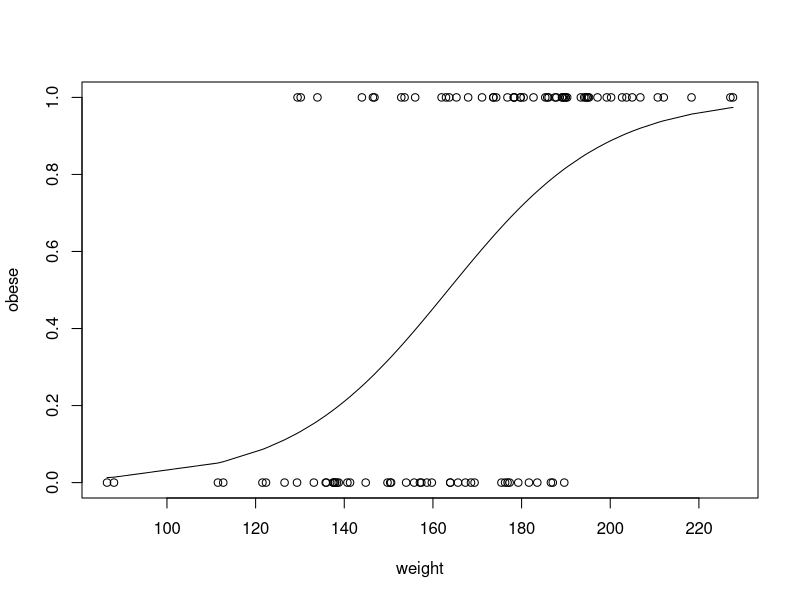
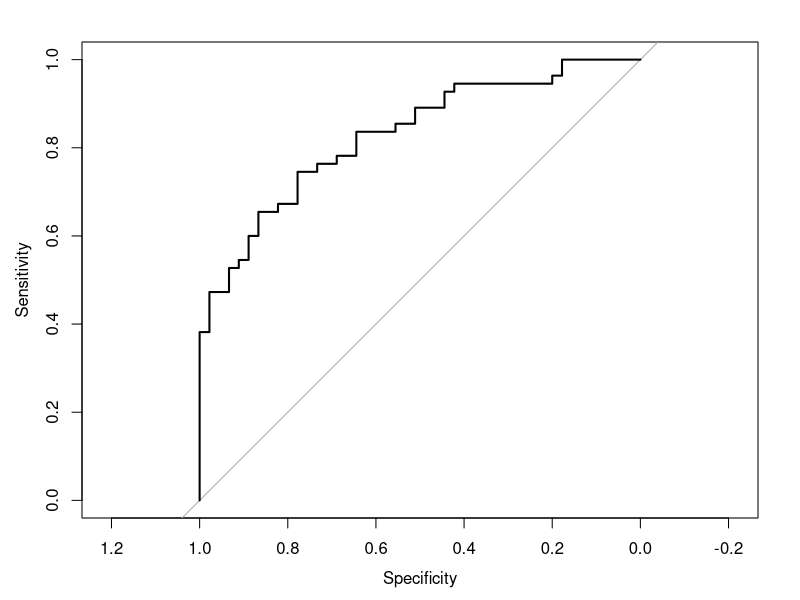
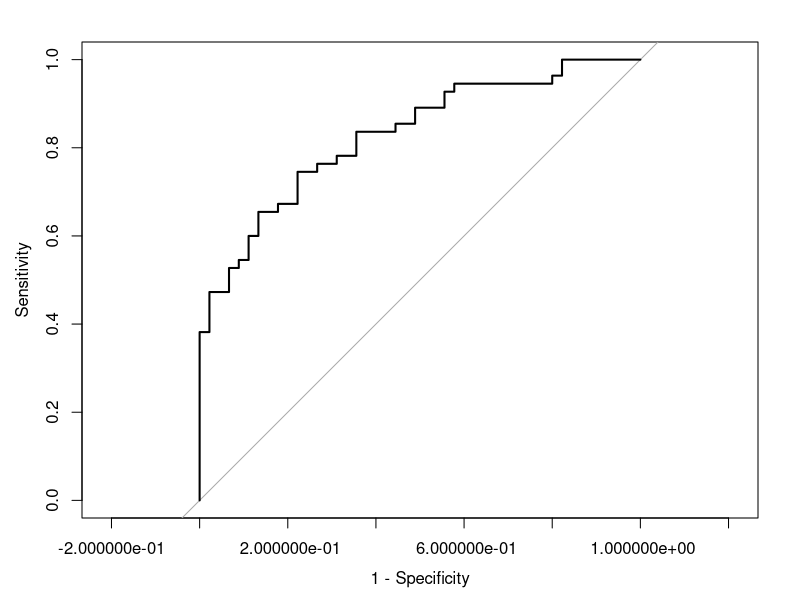
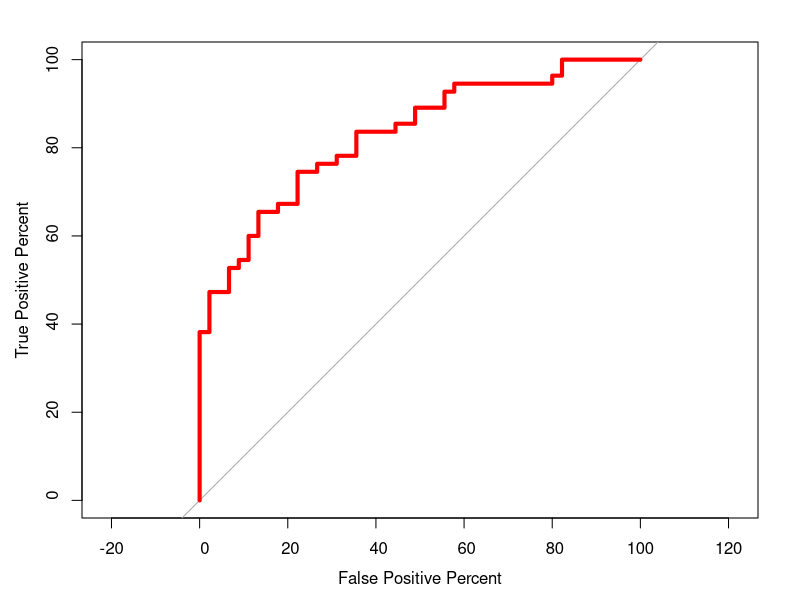
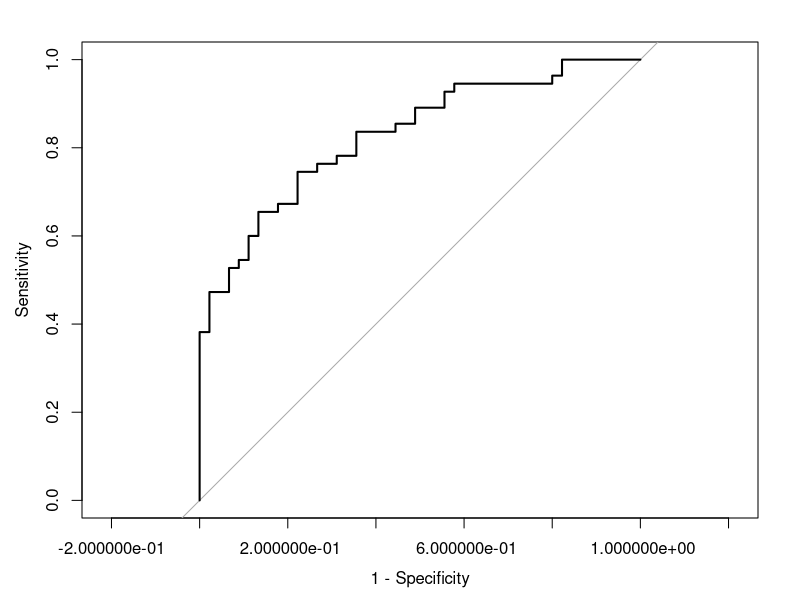
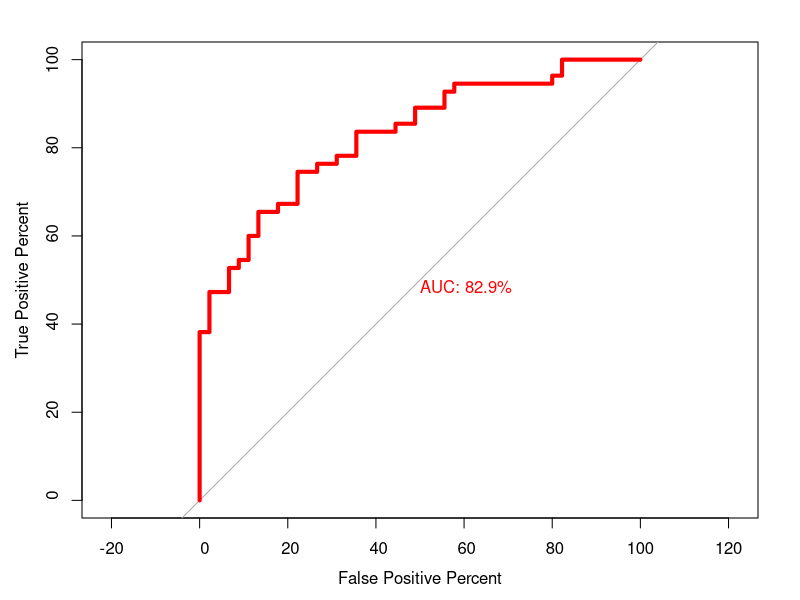
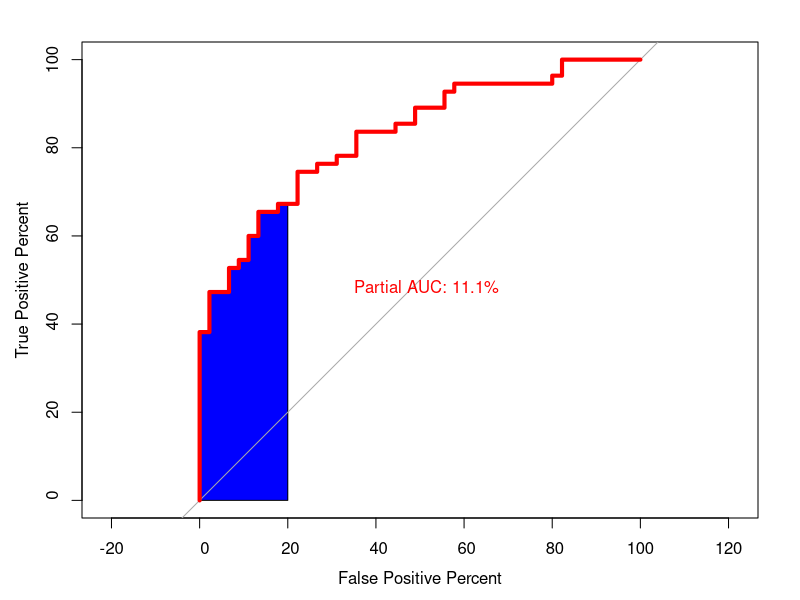
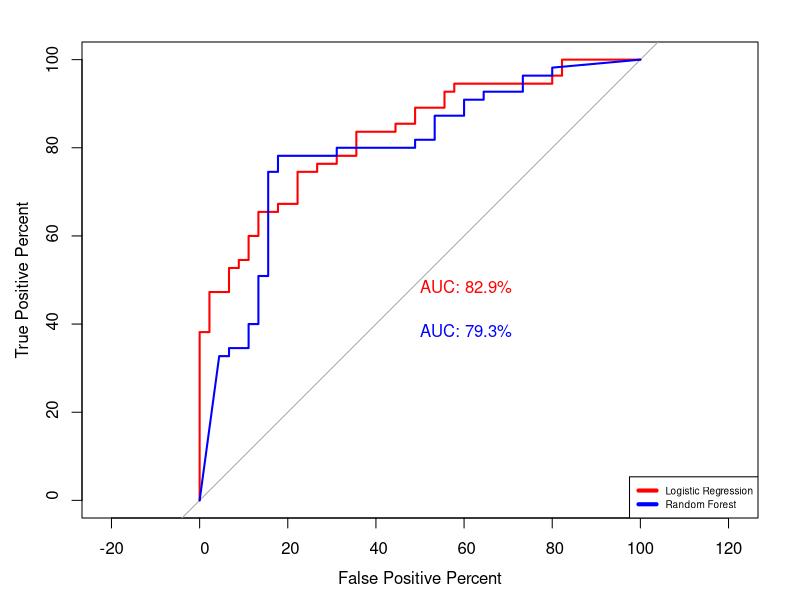

Generate these figures, in order, with R:
rm(list=ls()) # Remove all items within working memory

library(pROC)
library(randomForest)

set.seed(420)

# We will use an example data set from the StatQuest AUC and ROC
# Our examples are based on OBESE people - how do we classify?

num.samples <- 100

weight <- sort(rnorm(num.samples, mean=172, sd=29)) # create our data set
# Average man weighs 172 wih a sd of 29!
# sort is used to sort from low to high

obese <- ifelse(test=(runif(n=num.samples) < (rank(weight)/100)), yes = 1, no = 0)
# classification as obese or not obese
# rank weights from lightest to heaviest
# lightest sample has rank = 1, heaviest rank = 100
# scale the ranks by 100
# this is used to normalize through the uniform distribution
obese

plot(x=weight, y=obese)

glm.fit <- glm(obese ~ weight, family = "binomial")
lines(weight, glm.fit$fitted.values)
# glm.fit$fitted.values contains estimated probabilities that each sample is obese

# use the ROC function to create a ROC graph 
roc(obese, glm.fit$fitted.values, plot = TRUE)

# As can be seen, we have true positives on the y axis and false positives on the x axis
# Here, we have 45 samples that were not obese and 55 that were obese
# AUC is 0.8291
# 1 - specificity is on the x axis - this means the same for our purposes

roc(obese, glm.fit$fitted.values, plot = TRUE, legacy.axes = TRUE)
# Can make this easier to read

roc(obese, glm.fit$fitted.values, plot = TRUE, legacy.axes = TRUE, percent = TRUE,
    xlab = "False Positive Percent", ylab = "True Positive Percent", col = "red", lwd = 4)

# imagine we were interested in the range of thresholds that resulted in a specific portion of the ROC

roc.info <- roc(obese, glm.fit$fitted.values, plot = TRUE, legacy.axes = TRUE)
roc.df <- data.frame(tpp=roc.info$sensitivities*100, fpp = (1-roc.info$specificities)*100,
                     thresholds=roc.info$thresholds)
# this is a df that contains all true positive, false positives, and thresholds

head(roc.df)
# when threshold = -inf, then tpp is 100 because all obese samples were correctly specified
# this corresponds to the top right corner of ROC

# we want to isolate tpp and fpp (true positive/false positive) tpp is between 60 & 80
roc.df[roc.df$tpp>60 & roc.df$tpp<80,]

# we could pick a threshold within this matrix

roc(obese, glm.fit$fitted.values, plot = TRUE, legacy.axes = TRUE, percent = TRUE,
    xlab = "False Positive Percent", ylab = "True Positive Percent", col = "red", lwd = 4,
    print.auc=TRUE)

# can also calculate a partial AUC
# useful if you only want to focus on part of ROC that allows for a small number of fpp

roc(obese, glm.fit$fitted.values, plot = TRUE, legacy.axes = TRUE, percent = TRUE,
    xlab = "False Positive Percent", ylab = "True Positive Percent", col = "red", lwd = 4,
    print.auc=TRUE, print.auc.x = 65, partial.auc = c(100,80), auc.polygon = TRUE, 
    auc.polygon.col = "blue")

# partial.auc denotes the range of specificity we want to focus on

# Say we want to overlap 2 ROC curves in order to compare different models

rf.model <- randomForest(factor(obese) ~ weight)

roc(obese, glm.fit$fitted.values, plot = TRUE, legacy.axes = TRUE, percent = TRUE,
    xlab = "False Positive Percent", ylab = "True Positive Percent", col = "red", lwd = 2,
    print.auc=TRUE)
plot.roc(obese, rf.model$votes[,1], percent=TRUE, col = "blue", lwd = 2, print.auc = TRUE, add = TRUE,
         print.auc.y = 40)
legend("bottomright", legend = c("Logistic Regression", "Random Forest"), col = c("red", "blue"),
       lwd = 4, cex = 0.6)
# based on the AUC, the logistic curve is better than the random forest when it comes to correct
# specification
# for random forest, we pass the number of trees in the forest that voted correctly